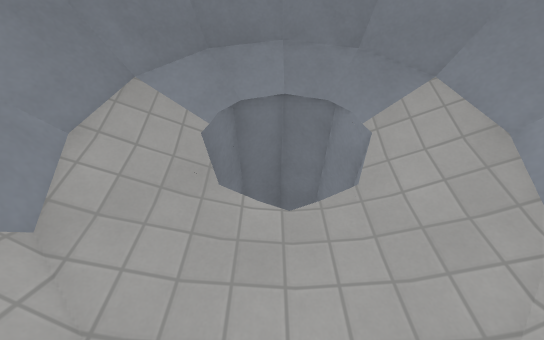
[1] (above)

12 first-person views from a walk through a 3-D level made in the Godot game engine. The camera is 1.4 m above the floor, tilts 12° down and sees 90° across. The floor is counted in squares, 0.5 m on a side. Each view is taken from the middle of a square. On the plan, view 1 faces up. The plan holds only what a view shows up to about 19 squares ahead; the rest is blank. The place goes on beyond the plan. Surface patterns are stand-ins for the level's own textures.

[2]
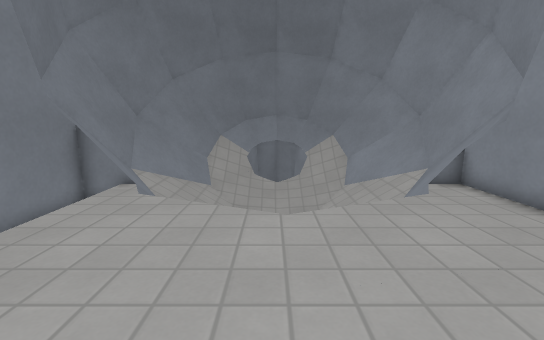

[3]
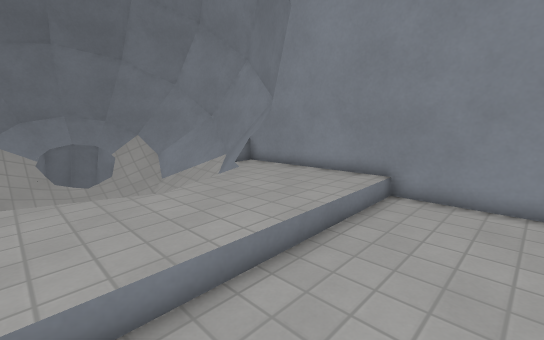

[4]
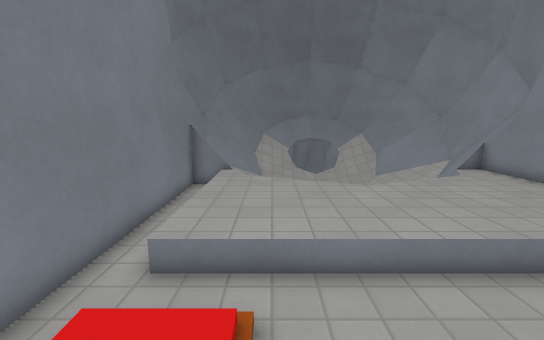

[5]
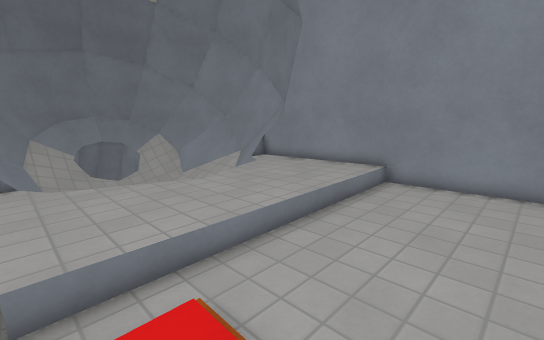

[6]
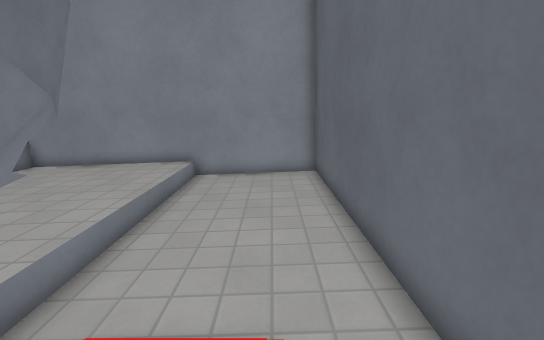

[7]
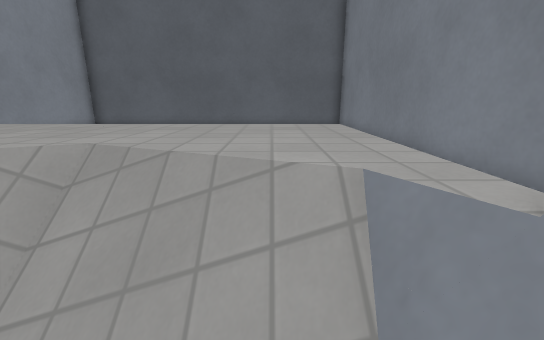

[8]
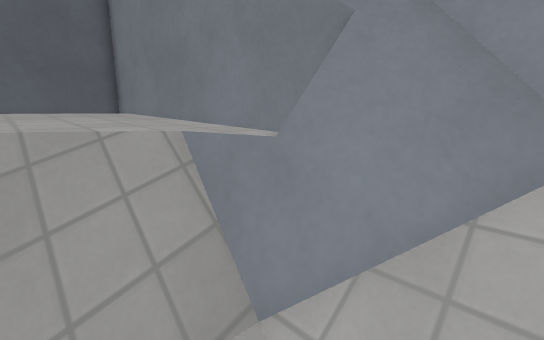

[9]
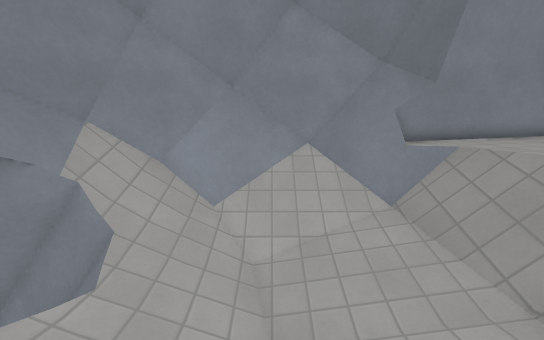

[10]
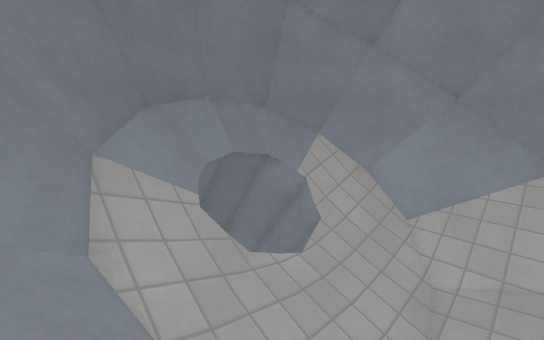

[11]
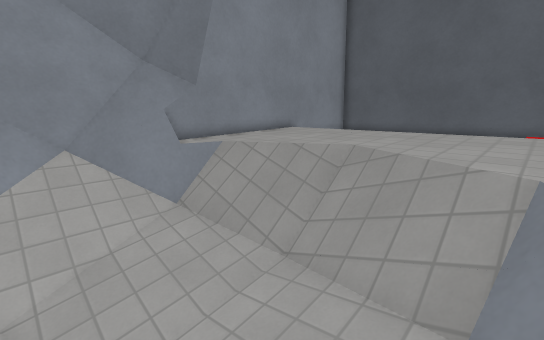

[12]
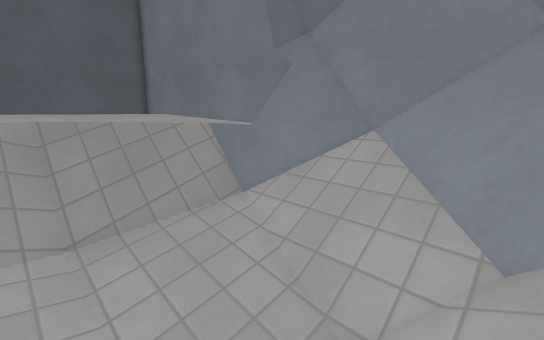

### Floor plan
Key: @ floor where view 1 was taken; # wall or solid block; . main floor; - floor 0.25 m lower than the main floor; _ floor 0.5 m lower than the main floor; < floor 1.25 m lower than the main floor; ( floor 1.5 m lower than the main floor; ! floor 1.75 m lower than the main floor; / step, stairs or slope; = window, fence, low wall or low ledge; ^ raised ledge; v drop or lower ground.
Columns run from 7 left of view 1 to 8 right of it. Each row starts with its distance up from view 1.
  9    ##########
  8  ####===#==###
  7  ##=//v  v//=##
  6  ###//v v///=##
  5 ####////////#^##
  4 ##=#///<////=^##
  3 #^#/////////#=##
  2 #=///((!!(///#=#
  1 #////(((((<///=#
  0 ##///<(@((<///=#
 -1 #=#//<<((<<//==#
 -2 ##=//<<<<<//==^#
 -3 #==/////////####
 -4 #_./////////..##
 -5 #_.../////....#
 -6 #-............#
 -7 #-............#
 -8 #-............#
 -9 #-............#
-10 #-............#
-11 #-------------#
-12 #-  ----------#
-13 #   ----------#
-14 #-  ----------#
-15 # - ----------#
-16 ###############

Positions as (right, up) in squares from view 1, and headings:
1: (0, 0), facing up
2: (0, -12), facing up
3: (-3, -14), facing up-right
4: (-3, -15), facing up
5: (-5, -15), facing up-right
6: (-6, -14), facing right
7: (-3, -1), facing down
8: (-2, 0), facing down-left
9: (-4, 2), facing right
10: (-5, 1), facing up-right
11: (-4, 2), facing down-right
12: (1, 4), facing down-left
